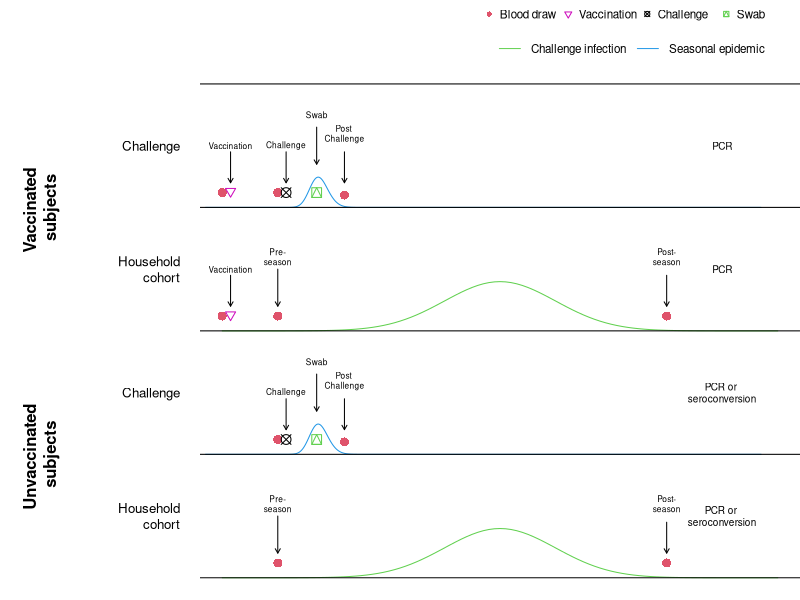

The R source for this figure:
# Creates figure showing study designs
# Sheena Sullivan

# Directories used
fig_studies_dir <- "fig-studies"

# Script ======================================================================

pdf(file = file.path(fig_studies_dir, "fig-studies.pdf"), 8, 3.5)
par(mai = c(0, 2, 0, 0))
plot(
  NA, NA,
  xlim = c(0, 5), ylim = c(0, 4.5), axes = F,
  xlab = "Study timeline", ylab = ""
)
axis(
  2, 
  at = seq(0.5, 3.5, 1), 
  labels = rep(c("Household\n cohort", "Challenge"), 2), 
  las = 2, 
  tick = F, 
  cex.axis = 0.8
)
mtext(
  "Vaccinated \nsubjects", 
  side = 2, 
  cex = 1, 
  lwd = 2, 
  font = 2, 
  line = 7, 
  at = c(3, -5)
)
mtext(
  "Unvaccinated \nsubjects", 
  side = 2, 
  cex = 1, 
  lwd = 2, 
  font = 2, 
  line = 7, 
  at = c(1, -5)
)
legend(
  "topright",
  pch = c(16, 6, 13, 14), col = c(2, 6, 1, 3), box.lty = 0,
  c("Blood draw", "Vaccination", "Challenge", "Swab"), horiz = T, cex = 0.7
)
legend(
  2.4, 4.4,
  lty = c(1, 1), col = c(3, 4), box.lty = 0,
  c("Challenge infection", "Seasonal epidemic"), horiz = T, cex = 0.7
)

# pre-vaccination bleed
points(0, 2.12, pch = 16, col = 2, cex = 1.2)
points(0, 3.12, pch = 16, col = 2, cex = 1.2)
# vaccinations
vpos <- 0.075
text(vpos, c(2.5, 3.5), "Vaccination", cex = 0.5)
arrows(vpos, 2.45, vpos, 2.2, length = 0.05)
arrows(vpos, 3.45, vpos, 3.2, length = 0.05)
points(vpos, 2.13, pch = 6, cex = 1, col = 6)
points(vpos, 3.13, pch = 6, cex = 1, col = 6)

# post-vaccination or pre-season/challenge bleed
for (i in 0:3) {
  points(0.5, .12 + i, pch = 16, col = 2, cex = 1.2)
}
# pre-season bleed
pspos <- 0.5
text(pspos, c(0.6, 2.6), "Pre-\nseason", cex = 0.5)
arrows(pspos, 0.5, pspos, .2, length = 0.05)
arrows(pspos, 2.5, pspos, 2.2, length = 0.05)

# challenge
cpos <- 0.575
text(cpos, c(1.5, 3.5), "Challenge", cex = 0.5)
arrows(cpos, 1.45, cpos, 1.2, length = 0.05)
arrows(cpos, 3.45, cpos, 3.2, length = 0.05)
points(cpos, 1.12, pch = 13, cex = 1.3, col = 1)
points(cpos, 3.12, pch = 13, cex = 1.3, col = 1)
# challenge epidemic:
x <- seq(0, 5, length = 1000)
y <- dlnorm(x, mean = 0.02, sd = 0.08)
lines(x - 0.15, y / 20 + 1, lwd = 1, col = 4)
lines(x - 0.15, y / 20 + 3, lwd = 1, col = 4)

# challenge swab
cspos <- 0.85
text(cspos, c(1.75, 3.75), "Swab", cex = 0.5)
arrows(cspos, 1.65, cspos, 1.35, length = 0.05)
arrows(cspos, 3.65, cspos, 3.35, length = 0.05)
points(cspos, 1.12, pch = 14, cex = 1.3, col = 3)
points(cspos, 3.12, pch = 14, cex = 1.3, col = 3)

# post challenge bleed
text(1.1, c(1.6, 3.6), "Post \nChallenge", cex = 0.5)
arrows(1.1, 1.45, 1.1, 1.2, length = 0.05)
arrows(1.1, 3.45, 1.1, 3.2, length = 0.05)
points(1.1, 1.1, pch = 16, col = 2, cex = 1.2)
points(1.1, 3.1, pch = 16, col = 2, cex = 1.2)

# natural epidemic
curve(dnorm(x, mean = 2.5, sd = 0.5) / 2, add = TRUE, col = 3)
curve(dnorm(x, mean = 2.5, sd = 0.5) / 2 + 1.9999, add = TRUE, col = 3)
# post-season bleed
pspos <- 4
text(pspos, c(0.6, 2.6), "Post-\nseason", cex = 0.5)
arrows(pspos, 0.45, pspos, .2, length = 0.05)
arrows(pspos, 2.45, pspos, 2.2, length = 0.05)
points(4, 0.12, pch = 16, col = 2, cex = 1.2)
points(4, 2.12, pch = 16, col = 2, cex = 1.2)

# lines between designs
abline(h = c(0:4))

# outcomes
text(4.5, c(0.5, 1.5), "PCR or \nseroconversion", cex = 0.6)
text(4.5, c(2.5, 3.5), "PCR", cex = 0.6)

dev.off()
